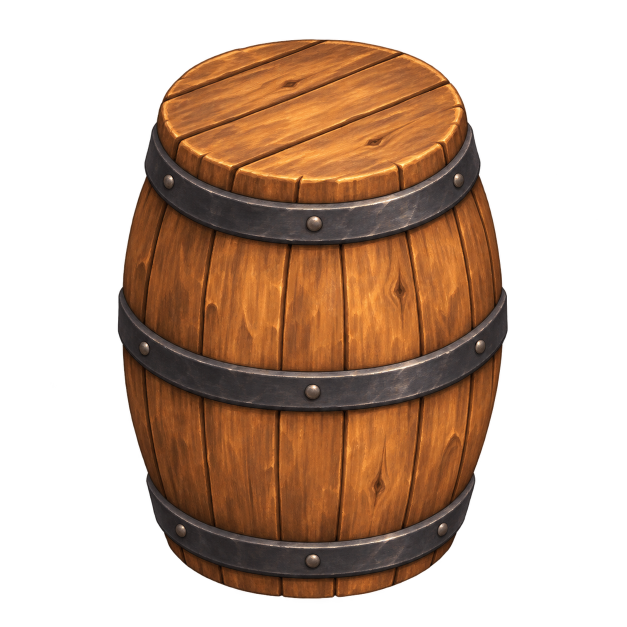
#> input picture art/deliveries/Emberwild_Amber-Oak_Storage_Barrel.png, 1254 x 1254 px (shown at 1/2 size)
$ python barrel-build-icon.py ../deliveries/Emberwild_Amber-Oak_Storage_Barrel.png
#> lines starting #> are read from the running program, lines starting #| are printed output that depends on the picture
# (v761) Jordan's Amber-Oak storage barrel painting (art/deliveries/Emberwild_Amber-Oak_Storage_Barrel.png, master in
# icons/paint/src/build-barrel-amber-oak.png) as the barrel's build bar icon: trimmed to its alpha, fitted in a 256
# square with the same margin as the saw table's (12 px), halved to 128 in premultiplied RGBa (Lanczos), lossless WebP
# method 6 -> icons/paint/barrel-{128,256}.webp
import sys
from PIL import Image
src = sys.argv[1] if len(sys.argv) > 1 else 'icons/paint/src/build-barrel-amber-oak.png'
im = Image.open(src).convert('RGBA')
#> im is the input picture: PIL image 1254x1254 RGBA; mean R, G, B, A 63.2, 38.5, 21.6, 116
im = im.crop(im.getchannel('A').getbbox())
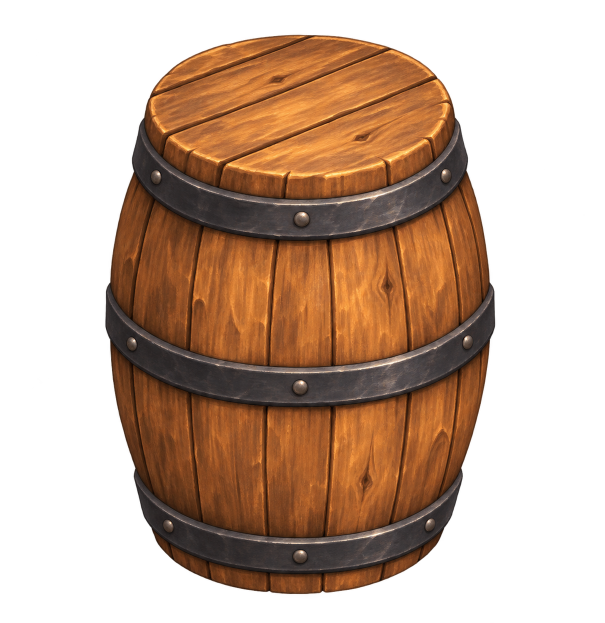
#> im: PIL image 1209x1245 RGBA (shown at 1/2 size); mean R, G, B, A 66, 40.2, 22.5, 121.2; transparent parts drawn white
for px in (256, 128):
    room = px - round(12 * px / 256) * 2
    s = room / max(im.size)
    w, h = max(1, round(im.width * s)), max(1, round(im.height * s))
    cut = im.convert('RGBa').resize((w, h), Image.LANCZOS).convert('RGBA')
    out = Image.new('RGBA', (px, px), (0, 0, 0, 0))
    out.paste(cut, ((px - w) // 2, (px - h) // 2))
    out.save(f'icons/paint/barrel-{px}.webp', lossless=True, method=6, exact=True)
    print(px, (w, h))
#> this loop made 2 passes
#> pass 1, `cut = im.convert('RGBa').resize((w, h), Image.LANCZOS).convert('RGBA')`:
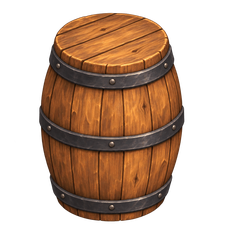
#> cut: PIL image 225x232 RGBA; mean R, G, B, A 66.6, 40.4, 22.6, 121.3; transparent parts drawn white
#> pass 1, `out.save(f'icons/paint/barrel-{px}.webp', lossless=True, method=6, exa..`:
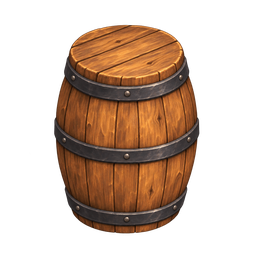
#> saved as barrel-256.webp: PIL image 256x256 RGBA; mean R, G, B, A 53, 32.2, 18, 96.6; transparent parts drawn white
#> pass 2, `cut = im.convert('RGBa').resize((w, h), Image.LANCZOS).convert('RGBA')`:
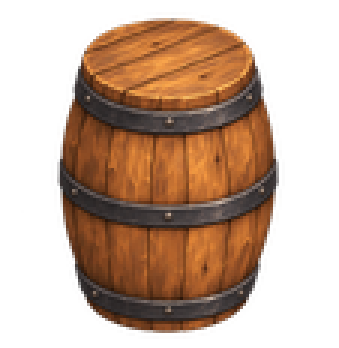
#> cut: PIL image 113x116 RGBA (shown 3 times larger); mean R, G, B, A 68.6, 41.6, 23.1, 121.3; transparent parts drawn white
#> after the loop:
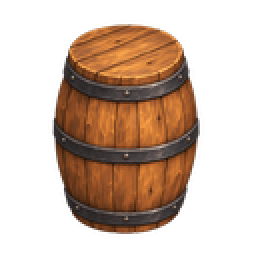
#> out: PIL image 128x128 RGBA (shown 2 times larger); mean R, G, B, A 54.9, 33.3, 18.5, 97; transparent parts drawn white

$ run again, with art/deliveries/Herb-Salted Grilled Steak and Potatoes.png copied over art/deliveries/Emberwild_Amber-Oak_Storage_Barrel.png
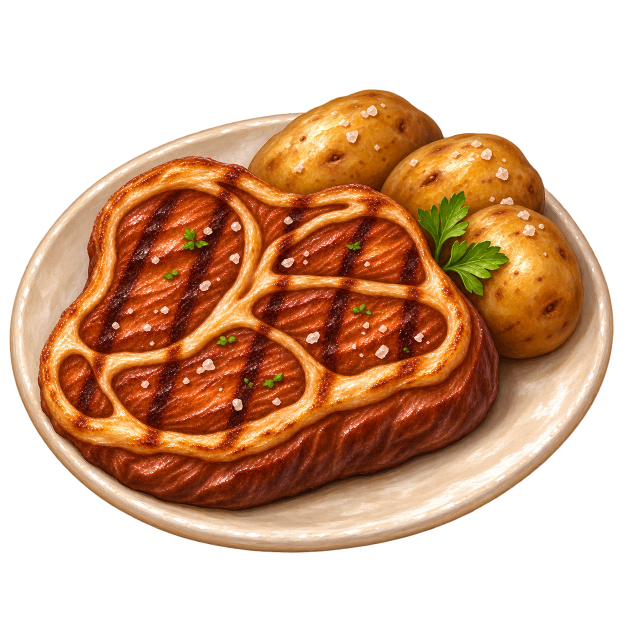
#> input picture art/deliveries/Herb-Salted Grilled Steak and Potatoes.png, 1254 x 1254 px (shown at 1/2 size)
#> im is the input picture: PIL image 1254x1254 RGBA; mean R, G, B, A 97.5, 58.7, 32.6, 136.1
#> im: PIL image 1236x1228 RGBA
#> the loop `for px in (256, 128):` made 2 passes
#> pass 1, `cut = im.convert('RGBa').resize((w, h), Image.LANCZOS).convert('RGBA')`:
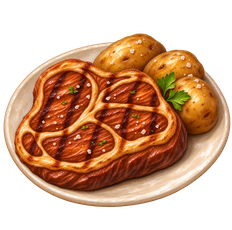
#> cut: PIL image 232x230 RGBA; mean R, G, B, A 102.4, 61.7, 34.4, 141; transparent parts drawn white
#> after the loop `for px in (256, 128):`:
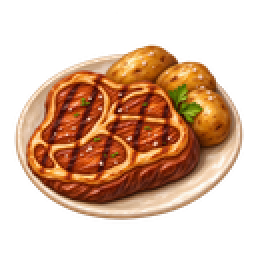
#> out: PIL image 128x128 RGBA (shown 2 times larger); mean R, G, B, A 85.9, 52.2, 29.2, 114.8; transparent parts drawn white

$ run again, with art/deliveries/barrel-window-v1.png copied over art/deliveries/Emberwild_Amber-Oak_Storage_Barrel.png
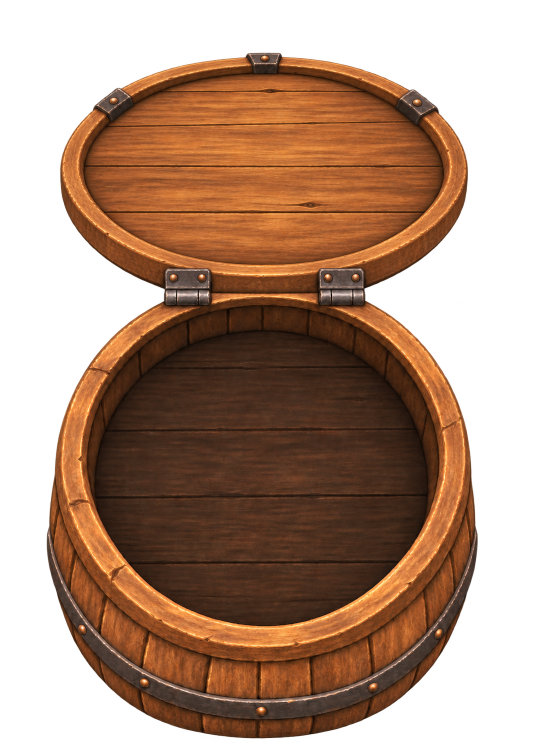
#> input picture art/deliveries/barrel-window-v1.png, 1065 x 1477 px (shown at 1/2 size)
#> im is the input picture: PIL image 1065x1477 RGBA; mean R, G, B, A 75.7, 43.9, 23.9, 153.4
#> im: PIL image 1006x1438 RGBA
#> the loop `for px in (256, 128):` made 2 passes
#> pass 1, `cut = im.convert('RGBa').resize((w, h), Image.LANCZOS).convert('RGBA')`:
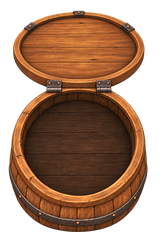
#> cut: PIL image 162x232 RGBA; mean R, G, B, A 84, 48.8, 26.6, 166.9; transparent parts drawn white
#> after the loop `for px in (256, 128):`:
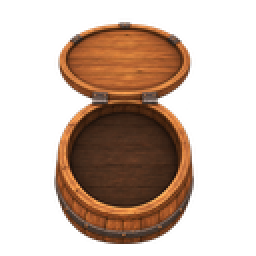
#> out: PIL image 128x128 RGBA (shown 2 times larger); mean R, G, B, A 50.4, 29.2, 15.8, 95.7; transparent parts drawn white

$ run again, with art/deliveries/carrot-painterly-1254.png copied over art/deliveries/Emberwild_Amber-Oak_Storage_Barrel.png
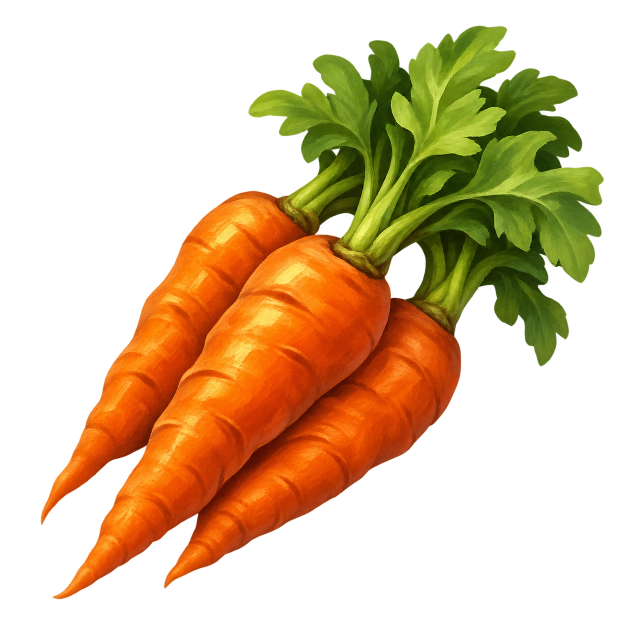
#> input picture art/deliveries/carrot-painterly-1254.png, 1254 x 1254 px (shown at 1/2 size)
#> im is the input picture: PIL image 1254x1254 RGBA; mean R, G, B, A 67.9, 42, 6.4, 100.2
#> im: PIL image 1211x1218 RGBA
#> the loop `for px in (256, 128):` made 2 passes
#> pass 1, `cut = im.convert('RGBa').resize((w, h), Image.LANCZOS).convert('RGBA')`:
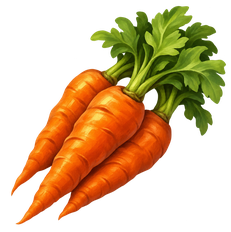
#> cut: PIL image 231x232 RGBA; mean R, G, B, A 75, 46.5, 7.1, 106.9; transparent parts drawn white
#> after the loop `for px in (256, 128):`:
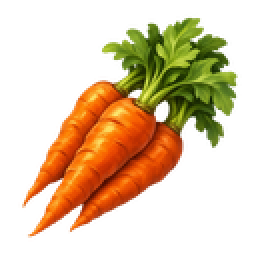
#> out: PIL image 128x128 RGBA (shown 2 times larger); mean R, G, B, A 64.7, 40.4, 6.1, 87.1; transparent parts drawn white
